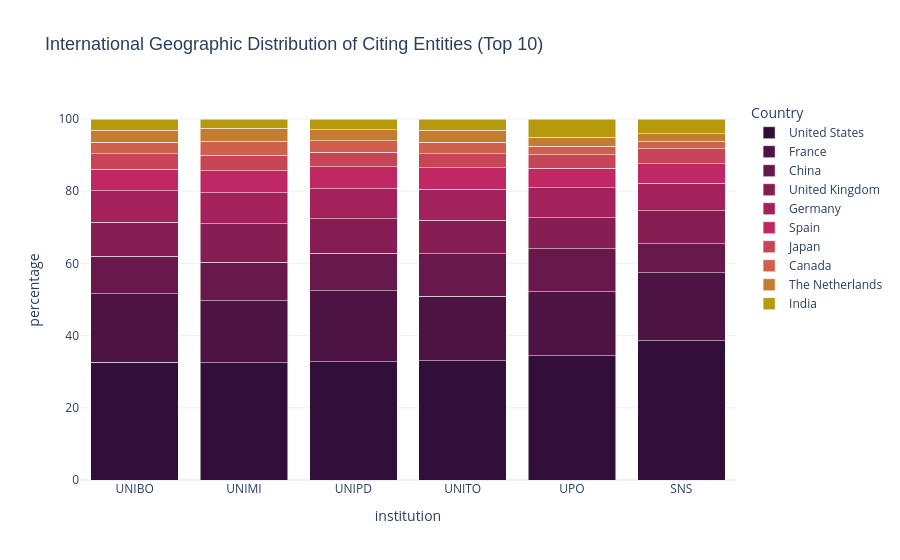
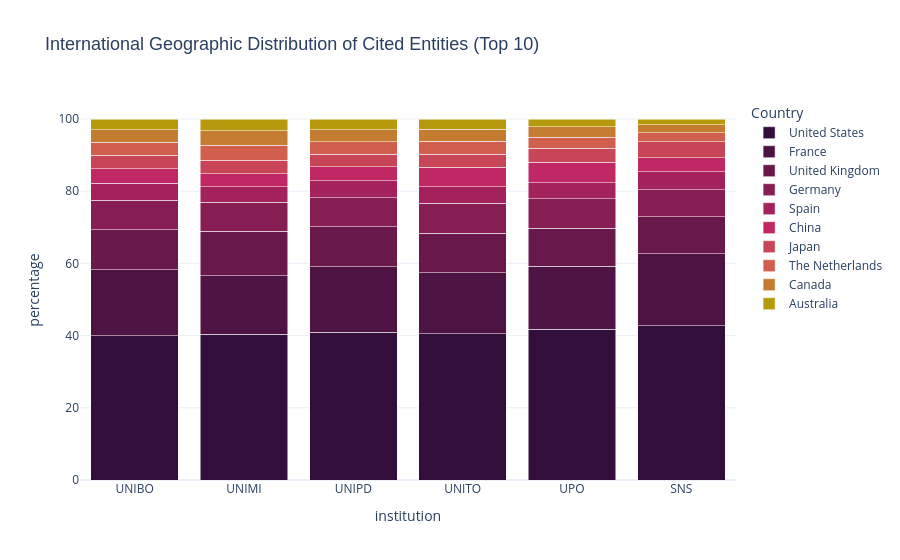

The notebook cell these images were saved under, in order:
### Markdown cell above
### 3a. Proportional stacked bar chart

This is the starting point for investigating the international connections of the six Italian institutions. First, we establish the baseline geographic distribution of their citation networks. By calculating the proportional contribution of the top 10 cited and citing countries, we map the fundamental orientation of these institutions within the global scientific landscape.

This step is essential to verify whether the institutions operate within a shared international framework or if there are immediate, macro-level discrepancies in their reach.

### Code cell
def plot_proportional_citations(direction, title):
    all_data = []
    
    for inst in INSTITUTIONS:
        df = load_country_data(inst, direction)
        df = df[df["country_code"] != "IT"]
        all_data.append(df)   
        
    combined_df = pd.concat(all_data, ignore_index=True)
    
    top_10_countries = combined_df.groupby('country_name')['count'].sum().nlargest(10).index

    # Filter the dataframe to keep only those 10 countries
    final_df = combined_df[combined_df['country_name'].isin(top_10_countries)].copy()
    totals = final_df.groupby('institution')['count'].transform('sum')
    final_df['percentage'] = (final_df['count'] / totals) * 100

    colors_10 = [
        '#320E3B',
        '#4D1343',
        '#69184B',
        '#861D53',
        '#A3225B',
        '#BF2862',
        '#C84457',
        '#D0604D',
        '#C47D30',
        '#B7990D'
    ]

    # Create the Plotly chart
    fig = px.bar(
        final_df,
        x="institution",
        y="percentage",
        color="country_name",
        title=title,
        category_orders={"country_name": list(top_10_countries)}, 
        color_discrete_sequence=colors_10,
        labels={
            "Percentage": "Proportion among Top 10 (%)",
            "country_name": "Country",
            "Institution": "Institution"
        },
        hover_data={"count": True, "percentage": ':.2f'} 
    )

    fig.update_layout(
        barmode='stack',
        template="plotly_white",
        title_font=dict(size=18, family="Arial, sans-serif"),
        hoverlabel=dict(bgcolor="white", font_size=13),
        legend=dict(
            yanchor="top",
            y=1,
            xanchor="left",
            x=1.02
        )
    )

    fig.show()

# Citing entities (inbound)
plot_proportional_citations(
    direction='inbound', 
    title='International Geographic Distribution of Citing Entities (Top 10)'
)

# Cited entities (outbound)
plot_proportional_citations(
    direction='outbound', 
    title='International Geographic Distribution of Cited Entities (Top 10)'
)

### Figure 1 — Plotly figure (JSON) as saved in the notebook; plotly's stock layout.template omitted (floating-point values rounded to 4 significant figures)
{"data": [{"alignmentgroup": "True", "customdata": [[6800261], [7524378], [6699413], [4331610], [1419714], [1704610]], "hovertemplate": "Country=United States<br>institution=%{x}<br>percentage=%{y:.2f}<br>count=%{customdata[0]}<extra></extra>", "legendgroup": "United States", "marker": {"color": "#320E3B", "pattern": {"shape": ""}}, "name": "United States", "offsetgroup": "United States", "orientation": "v", "showlegend": true, "textposition": "auto", "type": "bar", "x": ["UNIBO", "UNIMI", "UNIPD", "UNITO", "UPO", "SNS"], "xaxis": "x", "y": [32.58, 32.49, 32.76, 33.1, 34.41, 38.6], "yaxis": "y"}, {"alignmentgroup": "True", "customdata": [[3956305], [3974384], [4027707], [2326366], [732475], [832178]], "hovertemplate": "Country=France<br>institution=%{x}<br>percentage=%{y:.2f}<br>count=%{customdata[0]}<extra></extra>", "legendgroup": "France", "marker": {"color": "#4D1343", "pattern": {"shape": ""}}, "name": "France", "offsetgroup": "France", "orientation": "v", "showlegend": true, "textposition": "auto", "type": "bar", "x": ["UNIBO", "UNIMI", "UNIPD", "UNITO", "UPO", "SNS"], "xaxis": "x", "y": [18.96, 17.16, 19.7, 17.78, 17.75, 18.85], "yaxis": "y"}, {"alignmentgroup": "True", "customdata": [[2167251], [2474737], [2105362], [1537190], [491466], [351083]], "hovertemplate": "Country=China<br>institution=%{x}<br>percentage=%{y:.2f}<br>count=%{customdata[0]}<extra></extra>", "legendgroup": "China", "marker": {"color": "#69184B", "pattern": {"shape": ""}}, "name": "China", "offsetgroup": "China", "orientation": "v", "showlegend": true, "textposition": "auto", "type": "bar", "x": ["UNIBO", "UNIMI", "UNIPD", "UNITO", "UPO", "SNS"], "xaxis": "x", "y": [10.38, 10.69, 10.3, 11.75, 11.91, 7.951], "yaxis": "y"}, {"alignmentgroup": "True", "customdata": [[1986678], [2464796], [1954354], [1218955], [353275], [407263]], "hovertemplate": "Country=United Kingdom<br>institution=%{x}<br>percentage=%{y:.2f}<br>count=%{customdata[0]}<extra></extra>", "legendgroup": "United Kingdom", "marker": {"color": "#861D53", "pattern": {"shape": ""}}, "name": "United Kingdom", "offsetgroup": "United Kingdom", "orientation": "v", "showlegend": true, "textposition": "auto", "type": "bar", "x": ["UNIBO", "UNIMI", "UNIPD", "UNITO", "UPO", "SNS"], "xaxis": "x", "y": [9.519, 10.64, 9.558, 9.315, 8.563, 9.223], "yaxis": "y"}, {"alignmentgroup": "True", "customdata": [[1801165], [1981830], [1718998], [1133248], [340974], [336956]], "hovertemplate": "Country=Germany<br>institution=%{x}<br>percentage=%{y:.2f}<br>count=%{customdata[0]}<extra></extra>", "legendgroup": "Germany", "marker": {"color": "#A3225B", "pattern": {"shape": ""}}, "name": "Germany", "offsetgroup": "Germany", "orientation": "v", "showlegend": true, "textposition": "auto", "type": "bar", "x": ["UNIBO", "UNIMI", "UNIPD", "UNITO", "UPO", "SNS"], "xaxis": "x", "y": [8.63, 8.557, 8.407, 8.66, 8.264, 7.631], "yaxis": "y"}, {"alignmentgroup": "True", "customdata": [[1262588], [1407611], [1228815], [766861], [225149], [236551]], "hovertemplate": "Country=Spain<br>institution=%{x}<br>percentage=%{y:.2f}<br>count=%{customdata[0]}<extra></extra>", "legendgroup": "Spain", "marker": {"color": "#BF2862", "pattern": {"shape": ""}}, "name": "Spain", "offsetgroup": "Spain", "orientation": "v", "showlegend": true, "textposition": "auto", "type": "bar", "x": ["UNIBO", "UNIMI", "UNIPD", "UNITO", "UPO", "SNS"], "xaxis": "x", "y": [6.05, 6.078, 6.01, 5.86, 5.457, 5.357], "yaxis": "y"}, {"alignmentgroup": "True", "customdata": [[889572], [991329], [816958], [521225], [151521], [183263]], "hovertemplate": "Country=Japan<br>institution=%{x}<br>percentage=%{y:.2f}<br>count=%{customdata[0]}<extra></extra>", "legendgroup": "Japan", "marker": {"color": "#C84457", "pattern": {"shape": ""}}, "name": "Japan", "offsetgroup": "Japan", "orientation": "v", "showlegend": true, "textposition": "auto", "type": "bar", "x": ["UNIBO", "UNIMI", "UNIPD", "UNITO", "UPO", "SNS"], "xaxis": "x", "y": [4.262, 4.28, 3.995, 3.983, 3.673, 4.15], "yaxis": "y"}, {"alignmentgroup": "True", "customdata": [[676387], [899881], [650406], [409513], [100383], [93764]], "hovertemplate": "Country=Canada<br>institution=%{x}<br>percentage=%{y:.2f}<br>count=%{customdata[0]}<extra></extra>", "legendgroup": "Canada", "marker": {"color": "#D0604D", "pattern": {"shape": ""}}, "name": "Canada", "offsetgroup": "Canada", "orientation": "v", "showlegend": true, "textposition": "auto", "type": "bar", "x": ["UNIBO", "UNIMI", "UNIPD", "UNITO", "UPO", "SNS"], "xaxis": "x", "y": [3.241, 3.886, 3.181, 3.129, 2.433, 2.123], "yaxis": "y"}, {"alignmentgroup": "True", "customdata": [[679657], [860709], [632707], [434624], [104654], [92588]], "hovertemplate": "Country=The Netherlands<br>institution=%{x}<br>percentage=%{y:.2f}<br>count=%{customdata[0]}<extra></extra>", "legendgroup": "The Netherlands", "marker": {"color": "#C47D30", "pattern": {"shape": ""}}, "name": "The Netherlands", "offsetgroup": "The Netherlands", "orientation": "v", "showlegend": true, "textposition": "auto", "type": "bar", "x": ["UNIBO", "UNIMI", "UNIPD", "UNITO", "UPO", "SNS"], "xaxis": "x", "y": [3.257, 3.716, 3.094, 3.321, 2.537, 2.097], "yaxis": "y"}, {"alignmentgroup": "True", "customdata": [[650901], [579974], [612996], [406876], [206180], [177399]], "hovertemplate": "Country=India<br>institution=%{x}<br>percentage=%{y:.2f}<br>count=%{customdata[0]}<extra></extra>", "legendgroup": "India", "marker": {"color": "#B7990D", "pattern": {"shape": ""}}, "name": "India", "offsetgroup": "India", "orientation": "v", "showlegend": true, "textposition": "auto", "type": "bar", "x": ["UNIBO", "UNIMI", "UNIPD", "UNITO", "UPO", "SNS"], "xaxis": "x", "y": [3.119, 2.504, 2.998, 3.109, 4.997, 4.018], "yaxis": "y"}], "layout": {"barmode": "stack", "hoverlabel": {"bgcolor": "white", "font": {"size": 13}}, "legend": {"title": {"text": "Country"}, "tracegroupgap": 0, "x": 1.02, "xanchor": "left", "y": 1, "yanchor": "top"}, "title": {"font": {"family": "Arial, sans-serif", "size": 18}, "text": "International Geographic Distribution of Citing Entities (Top 10)"}, "xaxis": {"anchor": "y", "domain": [0, 1], "title": {"text": "institution"}}, "yaxis": {"anchor": "x", "domain": [0, 1], "title": {"text": "percentage"}}}}

### Figure 2 — Plotly figure (JSON) as saved in the notebook; plotly's stock layout.template omitted (floating-point values rounded to 4 significant figures)
{"data": [{"alignmentgroup": "True", "customdata": [[8894677], [8484881], [8328775], [5802385], [1839362], [1895148]], "hovertemplate": "Country=United States<br>institution=%{x}<br>percentage=%{y:.2f}<br>count=%{customdata[0]}<extra></extra>", "legendgroup": "United States", "marker": {"color": "#320E3B", "pattern": {"shape": ""}}, "name": "United States", "offsetgroup": "United States", "orientation": "v", "showlegend": true, "textposition": "auto", "type": "bar", "x": ["UNIBO", "UNIMI", "UNIPD", "UNITO", "UPO", "SNS"], "xaxis": "x", "y": [40.01, 40.39, 40.87, 40.56, 41.69, 42.68], "yaxis": "y"}, {"alignmentgroup": "True", "customdata": [[4043901], [3388501], [3707497], [2414267], [774085], [886781]], "hovertemplate": "Country=France<br>institution=%{x}<br>percentage=%{y:.2f}<br>count=%{customdata[0]}<extra></extra>", "legendgroup": "France", "marker": {"color": "#4D1343", "pattern": {"shape": ""}}, "name": "France", "offsetgroup": "France", "orientation": "v", "showlegend": true, "textposition": "auto", "type": "bar", "x": ["UNIBO", "UNIMI", "UNIPD", "UNITO", "UPO", "SNS"], "xaxis": "x", "y": [18.19, 16.13, 18.19, 16.88, 17.55, 19.97], "yaxis": "y"}, {"alignmentgroup": "True", "customdata": [[2461117], [2591121], [2252398], [1559899], [462489], [456472]], "hovertemplate": "Country=United Kingdom<br>institution=%{x}<br>percentage=%{y:.2f}<br>count=%{customdata[0]}<extra></extra>", "legendgroup": "United Kingdom", "marker": {"color": "#69184B", "pattern": {"shape": ""}}, "name": "United Kingdom", "offsetgroup": "United Kingdom", "orientation": "v", "showlegend": true, "textposition": "auto", "type": "bar", "x": ["UNIBO", "UNIMI", "UNIPD", "UNITO", "UPO", "SNS"], "xaxis": "x", "y": [11.07, 12.33, 11.05, 10.9, 10.48, 10.28], "yaxis": "y"}, {"alignmentgroup": "True", "customdata": [[1828283], [1688354], [1634980], [1189999], [361098], [331879]], "hovertemplate": "Country=Germany<br>institution=%{x}<br>percentage=%{y:.2f}<br>count=%{customdata[0]}<extra></extra>", "legendgroup": "Germany", "marker": {"color": "#861D53", "pattern": {"shape": ""}}, "name": "Germany", "offsetgroup": "Germany", "orientation": "v", "showlegend": true, "textposition": "auto", "type": "bar", "x": ["UNIBO", "UNIMI", "UNIPD", "UNITO", "UPO", "SNS"], "xaxis": "x", "y": [8.223, 8.037, 8.023, 8.318, 8.185, 7.474], "yaxis": "y"}, {"alignmentgroup": "True", "customdata": [[1051307], [915216], [954895], [646346], [194901], [220170]], "hovertemplate": "Country=Spain<br>institution=%{x}<br>percentage=%{y:.2f}<br>count=%{customdata[0]}<extra></extra>", "legendgroup": "Spain", "marker": {"color": "#A3225B", "pattern": {"shape": ""}}, "name": "Spain", "offsetgroup": "Spain", "orientation": "v", "showlegend": true, "textposition": "auto", "type": "bar", "x": ["UNIBO", "UNIMI", "UNIPD", "UNITO", "UPO", "SNS"], "xaxis": "x", "y": [4.729, 4.357, 4.686, 4.518, 4.418, 4.959], "yaxis": "y"}, {"alignmentgroup": "True", "customdata": [[878920], [759944], [793334], [772710], [249751], [175110]], "hovertemplate": "Country=China<br>institution=%{x}<br>percentage=%{y:.2f}<br>count=%{customdata[0]}<extra></extra>", "legendgroup": "China", "marker": {"color": "#BF2862", "pattern": {"shape": ""}}, "name": "China", "offsetgroup": "China", "orientation": "v", "showlegend": true, "textposition": "auto", "type": "bar", "x": ["UNIBO", "UNIMI", "UNIPD", "UNITO", "UPO", "SNS"], "xaxis": "x", "y": [3.953, 3.618, 3.893, 5.401, 5.661, 3.944], "yaxis": "y"}, {"alignmentgroup": "True", "customdata": [[842595], [788894], [706201], [523139], [174466], [195846]], "hovertemplate": "Country=Japan<br>institution=%{x}<br>percentage=%{y:.2f}<br>count=%{customdata[0]}<extra></extra>", "legendgroup": "Japan", "marker": {"color": "#C84457", "pattern": {"shape": ""}}, "name": "Japan", "offsetgroup": "Japan", "orientation": "v", "showlegend": true, "textposition": "auto", "type": "bar", "x": ["UNIBO", "UNIMI", "UNIPD", "UNITO", "UPO", "SNS"], "xaxis": "x", "y": [3.79, 3.755, 3.466, 3.657, 3.955, 4.411], "yaxis": "y"}, {"alignmentgroup": "True", "customdata": [[800205], [864671], [712786], [517491], [132319], [108248]], "hovertemplate": "Country=The Netherlands<br>institution=%{x}<br>percentage=%{y:.2f}<br>count=%{customdata[0]}<extra></extra>", "legendgroup": "The Netherlands", "marker": {"color": "#D0604D", "pattern": {"shape": ""}}, "name": "The Netherlands", "offsetgroup": "The Netherlands", "orientation": "v", "showlegend": true, "textposition": "auto", "type": "bar", "x": ["UNIBO", "UNIMI", "UNIPD", "UNITO", "UPO", "SNS"], "xaxis": "x", "y": [3.599, 4.116, 3.498, 3.617, 2.999, 2.438], "yaxis": "y"}, {"alignmentgroup": "True", "customdata": [[761331], [853746], [682977], [470773], [127973], [98583]], "hovertemplate": "Country=Canada<br>institution=%{x}<br>percentage=%{y:.2f}<br>count=%{customdata[0]}<extra></extra>", "legendgroup": "Canada", "marker": {"color": "#C47D30", "pattern": {"shape": ""}}, "name": "Canada", "offsetgroup": "Canada", "orientation": "v", "showlegend": true, "textposition": "auto", "type": "bar", "x": ["UNIBO", "UNIMI", "UNIPD", "UNITO", "UPO", "SNS"], "xaxis": "x", "y": [3.424, 4.064, 3.352, 3.291, 2.901, 2.22], "yaxis": "y"}, {"alignmentgroup": "True", "customdata": [[670465], [671410], [604169], [409020], [95319], [71926]], "hovertemplate": "Country=Australia<br>institution=%{x}<br>percentage=%{y:.2f}<br>count=%{customdata[0]}<extra></extra>", "legendgroup": "Australia", "marker": {"color": "#B7990D", "pattern": {"shape": ""}}, "name": "Australia", "offsetgroup": "Australia", "orientation": "v", "showlegend": true, "textposition": "auto", "type": "bar", "x": ["UNIBO", "UNIMI", "UNIPD", "UNITO", "UPO", "SNS"], "xaxis": "x", "y": [3.016, 3.196, 2.965, 2.859, 2.161, 1.62], "yaxis": "y"}], "layout": {"barmode": "stack", "hoverlabel": {"bgcolor": "white", "font": {"size": 13}}, "legend": {"title": {"text": "Country"}, "tracegroupgap": 0, "x": 1.02, "xanchor": "left", "y": 1, "yanchor": "top"}, "title": {"font": {"family": "Arial, sans-serif", "size": 18}, "text": "International Geographic Distribution of Cited Entities (Top 10)"}, "xaxis": {"anchor": "y", "domain": [0, 1], "title": {"text": "institution"}}, "yaxis": {"anchor": "x", "domain": [0, 1], "title": {"text": "percentage"}}}}
